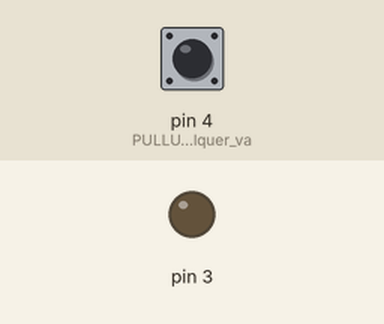
Recording of a sketch running on a simulated Arduino Uno, built with avr-gcc and run on an emulated ATmega328P. Shown: output pins drawn as LEDs (lit = HIGH). The test bench sets the inputs (shaded band); at power-on: pin 4 (PULLUP_ignora_qualquer_va) HIGH.

Above: at 1.2 s.
1.3 s: pin 4 (PULLUP_ignora_qualquer_va) pulled LOW for 3.2 s
At 5.5 s:
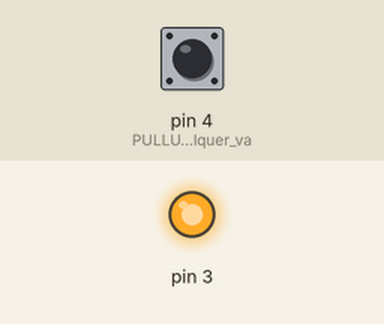
6.0 s: pin 4 (PULLUP_ignora_qualquer_va) pulled LOW for 0.15 s
At 6.8 s:
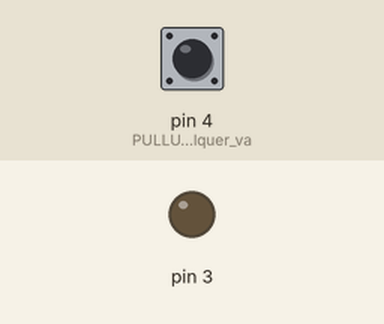
Timing chart, 0 to 9.0 s (numbered marks = the images above; inputs shaded):
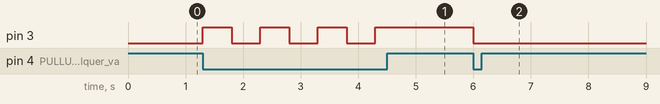

The sketch:

bot_o_estado.ino
```cpp
bool estado = LOW;

void setup()
{
  pinMode(3, OUTPUT);
  pinMode(4, INPUT_PULLUP);//PULLUP ignora qualquer valor que
  						  //não seja 5v ou 0v
}

void loop()
{
  //Push button (ou outro botão qualquer)
  //solto --> HIGH
  //pressisona --> LOW

  if(digitalRead(4)==LOW){
    estado = !estado;
    digitalWrite(3, estado);
    delay(500);
  }

}
```

Measured:
- after the input at 1.3 s, pin 3: alternates HIGH for 0.50 s and LOW for 0.50 s, 7 changes in all, then stays HIGH, starting at once
- after the input at 6.0 s, pin 3: HIGH → LOW at once
